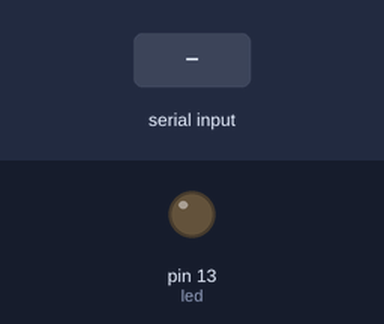
The sketch below on a simulated Arduino Uno, built with avr-gcc and run on an emulated ATmega328P. Parts: output pins drawn as LEDs (lit = HIGH). Inputs (shaded band) come from the test bench.

Above: at 1.2 s.
1.3 s: "1" received over Serial
At 1.7 s:
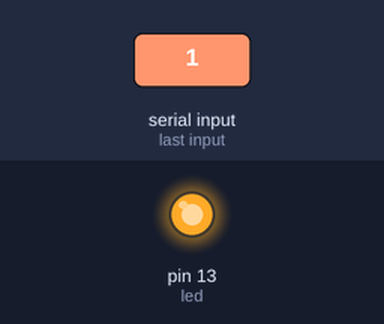
2.8 s: "0" received over Serial
At 4.0 s:
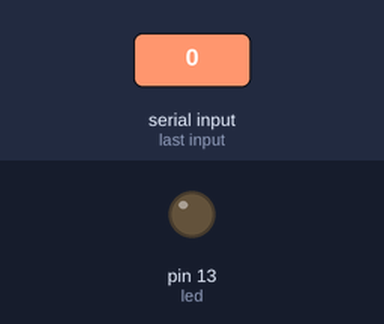
Timing chart, 0 to 5.8 s (numbered marks = the images above; inputs shaded):
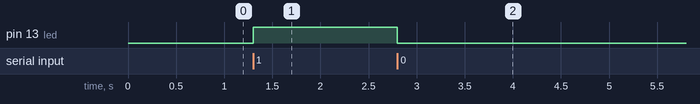

The sketch:

automation.ino
```cpp
int led=13;
void setup() {
  // put your setup code here, to run once:
  pinMode(13,OUTPUT);
  Serial.begin(9600);
}
void loop() {
  // put your main code here, to run repeatedly:
  if(Serial.available()>0)
  {
    char letter=Serial.read();
    if(letter=='1'){
      digitalWrite(led,HIGH);
    }
    else if(letter=='0'){
      digitalWrite(led,LOW);
    }
  }
}
```

Measured:
- after the input at 1.3 s, pin 13 (led): LOW → HIGH at once
- after the input at 2.8 s, pin 13 (led): HIGH → LOW at once
